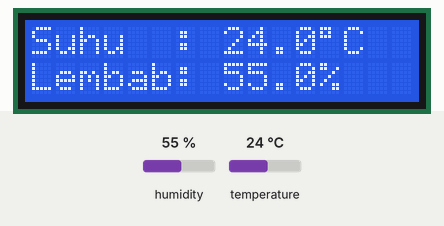
A sketch run on a simulated ESP32. On the bench: 16×2 character LCD. Inputs (shaded band) come from the test bench; at power-on: humidity 55 %, temperature 24 °C. WiFi joins after 1.5 s; servers stay silent unless stated; what the sketch prints to the serial monitor is not drawn.

Above: at 5.8 s.
5.9 s: humidity set to 22 %
At 9.8 s:
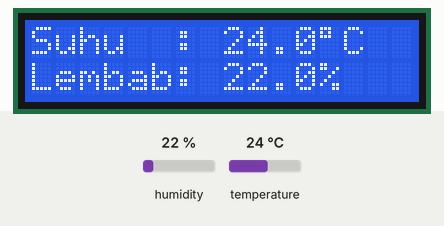
10.1 s: temperature set to 12 °C
At 13.8 s:
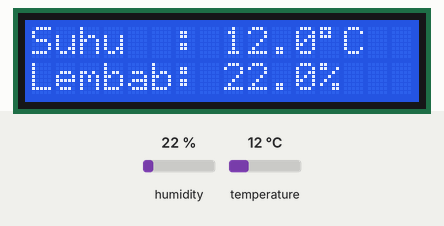
14.1 s: humidity set to 40 %
At 17.1 s:
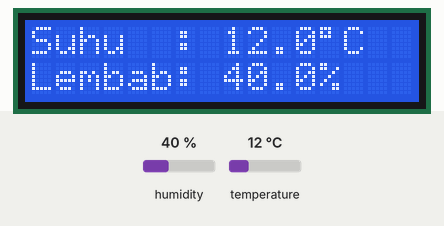
18.1 s: temperature set to 19 °C
At 21.4 s:
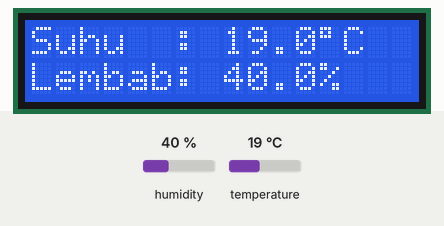
Timing chart, 0 to 22.9 s (numbered marks = the images above; inputs shaded):
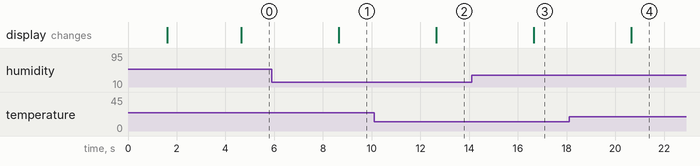

The sketch:

ESP_32_DHT_22__LCD_IC2__HTML.ino
```cpp
/*
  ESP32 + DHT22 + LCD 16x2 I2C + Web Server

  Wiring:
  DHT22 : VCC -> 3.3V | DATA -> GPIO 4 | GND -> GND
  LCD   : VCC -> 5V   | GND  -> GND    | SDA -> GPIO 21 | SCL -> GPIO 22

  Library:
  - DHT sensor library (Adafruit)
  - Adafruit Unified Sensor
  - LiquidCrystal I2C (Frank de Brabander)
*/

#include <WiFi.h>
#include <WebServer.h>
#include <Wire.h>
#include <LiquidCrystal_I2C.h>
#include <DHT.h>

// ---------- Konfigurasi ----------
const char* ssid     = "NAMA_WIFI";
const char* password = "PASSWORD";

#define DHT_PIN     4
#define DHT_TYPE    DHT22

#define LCD_ADDRESS 0x27   // kalau layar kosong, coba 0x3F
#define LCD_COLUMNS 16
#define LCD_ROWS    2

DHT dht(DHT_PIN, DHT_TYPE);
LiquidCrystal_I2C lcd(LCD_ADDRESS, LCD_COLUMNS, LCD_ROWS);
WebServer server(80);

float suhu = NAN;
float lembab = NAN;
unsigned long lastRead = 0;
const unsigned long INTERVAL = 2000;

// ---------- Halaman web ----------
const char INDEX_HTML[] PROGMEM = R"rawliteral(
<!DOCTYPE html>
<html lang="id">
<head>
<meta charset="UTF-8">
<meta name="viewport" content="width=device-width, initial-scale=1">
<title>ESP32 DHT22 Monitor</title>
<style>
  body{margin:0;min-height:100vh;display:flex;flex-direction:column;align-items:center;
       justify-content:center;background:#0f172a;color:#e2e8f0;font-family:Arial,sans-serif}
  h1{font-size:1.3rem;margin-bottom:24px;color:#94a3b8}
  .wrap{display:flex;gap:16px;flex-wrap:wrap;justify-content:center}
  .card{background:#1e293b;border-radius:16px;padding:24px 32px;min-width:160px;
        box-shadow:0 4px 16px rgba(0,0,0,.4)}
  .label{font-size:.9rem;color:#94a3b8}
  .val{font-size:2.6rem;font-weight:bold;margin-top:8px}
  #t{color:#fb923c} #h{color:#38bdf8}
  #status{margin-top:20px;font-size:.8rem;color:#64748b}
</style>
</head>
<body>
  <h1>ESP32 Monitoring Suhu &amp; Kelembaban</h1>
  <div class="wrap">
    <div class="card"><div class="label">Suhu</div><div class="val" id="t">--</div></div>
    <div class="card"><div class="label">Kelembaban</div><div class="val" id="h">--</div></div>
  </div>
  <div id="status">Menunggu data...</div>
<script>
async function update(){
  try{
    const r = await fetch('/data');
    const d = await r.json();
    if(d.ok){
      document.getElementById('t').textContent = d.suhu.toFixed(1) + ' °C';
      document.getElementById('h').textContent = d.lembab.toFixed(1) + ' %';
      document.getElementById('status').textContent = 'Terhubung • update ' + new Date().toLocaleTimeString();
    }else{
      document.getElementById('status').textContent = 'Sensor gagal dibaca';
    }
  }catch(e){
    document.getElementById('status').textContent = 'Koneksi ke ESP32 terputus';
  }
}
update();
setInterval(update, 2000);
</script>
</body>
</html>
)rawliteral";

// ---------- Handler web ----------
void handleRoot() {
  server.send_P(200, "text/html", INDEX_HTML);
}

void handleData() {
  String json;
  if (isnan(suhu) || isnan(lembab)) {
    json = "{\"ok\":false}";
  } else {
    json = "{\"ok\":true,\"suhu\":" + String(suhu, 1) +
           ",\"lembab\":" + String(lembab, 1) + "}";
  }
  server.send(200, "application/json", json);
}

// ---------- Tampilan LCD ----------
void tampilLCD() {
  if (isnan(suhu) || isnan(lembab)) {
    lcd.setCursor(0, 0);
    lcd.print("Sensor Error!   ");
    lcd.setCursor(0, 1);
    lcd.print("Cek wiring DHT22");
    return;
  }
  lcd.setCursor(0, 0);
  lcd.print("Suhu  : ");
  lcd.print(suhu, 1);
  lcd.print((char)223);
  lcd.print("C   ");

  lcd.setCursor(0, 1);
  lcd.print("Lembab: ");
  lcd.print(lembab, 1);
  lcd.print("%   ");
}

// ---------- Setup ----------
void setup() {
  Serial.begin(115200);
  Wire.begin(21, 22);
  dht.begin();

  lcd.init();
  lcd.backlight();
  lcd.setCursor(0, 0);
  lcd.print("ESP32 DHT22");
  lcd.setCursor(0, 1);
  lcd.print("Konek WiFi...");

  WiFi.mode(WIFI_STA);
  WiFi.begin(ssid, password);
  Serial.print("Menghubungkan ke WiFi");

  unsigned long start = millis();
  while (WiFi.status() != WL_CONNECTED) {
    if (millis() - start > 20000) {
      lcd.clear();
      lcd.print("WiFi gagal!");
      Serial.println("\nGagal konek WiFi. Cek SSID/password. Restart...");
      delay(2000);
      ESP.restart();
    }
    delay(500);
    Serial.print(".");
  }

  Serial.println("\nWiFi terhubung!");
  Serial.print("IP Address: ");
  Serial.println(WiFi.localIP());

  // Tampilkan IP di LCD supaya mudah dibuka di browser
  lcd.clear();
  lcd.setCursor(0, 0);
  lcd.print("IP Address:");
  lcd.setCursor(0, 1);
  lcd.print(WiFi.localIP());
  delay(3000);
  lcd.clear();

  server.on("/", handleRoot);
  server.on("/data", handleData);
  server.begin();
  Serial.println("Web server berjalan...");
}

// ---------- Loop ----------
void loop() {
  server.handleClient();

  if (millis() - lastRead >= INTERVAL) {
    lastRead = millis();

    float h = dht.readHumidity();
    float t = dht.readTemperature();

    if (!isnan(h) && !isnan(t)) {
      lembab = h;
      suhu = t;
      Serial.printf("Suhu: %.1f C | Kelembaban: %.1f %%\n", suhu, lembab);
    } else {
      suhu = NAN;
      lembab = NAN;
      Serial.println("Gagal membaca DHT22!");
    }
    tampilLCD();
  }
}
```

Measured:
- after the input at 5.9 s, the display: changes after 2.8 s (image 1)
- after the input at 10.1 s, the display: changes after 2.6 s (image 2)
- after the input at 14.1 s, the display: changes after 2.6 s (image 3)
- after the input at 18.1 s, the display: changes after 2.6 s (image 4)
